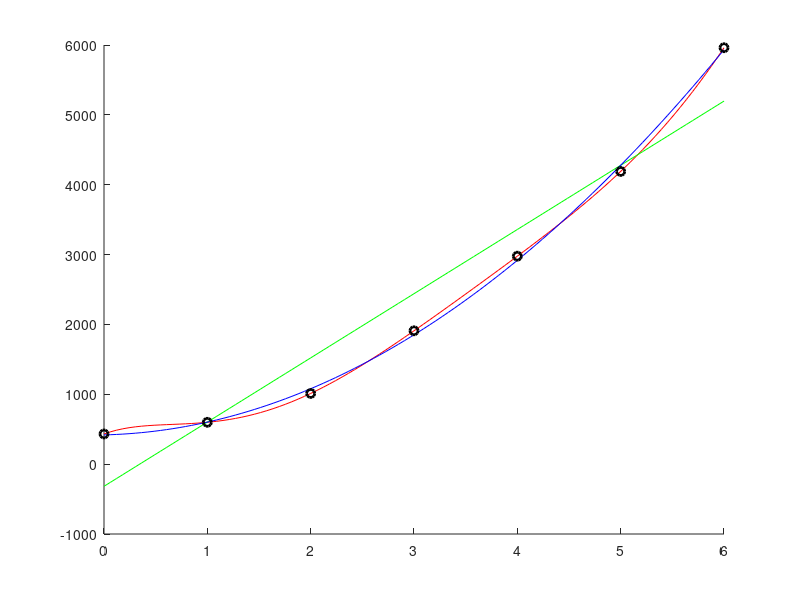

This chart was generated by the following MATLAB code:
clc;
clear all;
x = [0 1 2 3 4 5 6];
y = [432 599 1012 1909 2977 4190 5961];

Pa = polyfit(x,y,6);
Pb = polyfit(x,y,1);
Pc = polyfit(x,y,2);
EabsA = norm(y - polyval(Pa,x),2)^2
EabsB = norm(y - polyval(Pb,x),2)^2
EabsC = norm(y - polyval(Pc,x),2)^2



xx = linspace(0,6,100);
figure(1);
hold on;
plot(xx,polyval(Pa,xx),'r-');
plot(xx,polyval(Pb,xx),'g-');
plot(xx,polyval(Pc,xx),'b-');
plot(x,y,'ko','linewidth',2);
%EabsA = 2.0376e-21
%EabsB = 1.8394e+06
%EabsC = 2.0142e+04

%segun la grafica y el error cuadratico, el polinomio de grado 6 es el que mejor se ajusta a los datos
polyval(Pa,10)
polyval(Pb,10)
polyval(Pc,10)

%ans = -6862.0
%ans = 8873.5
%ans = 1.5496e+04
%Vemos que el polinomio de lagrange, apesar de ajustarse bien a los datos dentro del intevalo de puntos,
%fuera de este intervalo nos da un resultado muy diferente al que se espera, por lo que no es recomendable
%usarlo para extrapolar valores fuera del intervalo de datos.
%Sin embargo, las otras aproximaciones dan resultados mas coherentes.

ErelA_sem10 = abs(14900-polyval(Pa,10))/14900
ErelB_sem10 = abs(14900-polyval(Pb,10))/14900
ErelC_sem10 = abs(14900-polyval(Pc,10))/14900
%vemos que el que menor error relativo tiene es el polinomio de grado 2, por lo que es el que mejor se ajusta a los datos fuera del intervalo